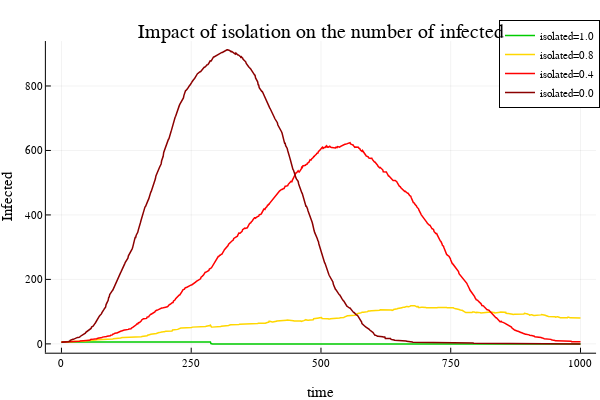

Here is the notebook cell this chart was saved with:
### Code cell
using JLD2, DataFrames , Plots
@load "izolacja.jld2"
x = agents1_df.step
plotly()

Plots.plot(x, agents2_df[:, aggname(:status, infected)],
    linecolor = "#00CC00",
    lw = 1.5,
    ylabel = "Infected",
    xlabel = "time",
    label = "isolated=1.0",
    title = "Impact of isolation on the number of infected")
Plots.plot!(x, agents1_df[:, aggname(:status, infected)],
    linecolor = "#FFD700",
    lw = 1.5,
    label = "isolated=0.8")
Plots.plot!(x, agents3_df[:, aggname(:status, infected)],
    linecolor = "#FF0000",
    lw = 1.5,
    label = "isolated=0.4")
Plots.plot!(x, agents4_df[:, aggname(:status, infected)],
    linecolor = "#8B0000",
    lw = 1.5,
    label = "isolated=0.0")

### Figure 1 — Plotly figure (JSON) as saved in the notebook; plotly's stock layout.template omitted (floating-point values rounded to 4 significant figures; data arrays with more than 128 entries replaced by an {"elided": "..."} marker saying what was removed)
{"data": [{"colorbar": {"title": ""}, "legendgroup": "isolated=1.0", "line": {"color": "rgba(0, 204, 0, 1.000)", "dash": "solid", "shape": "linear", "width": 1.5}, "mode": "lines", "name": "isolated=1.0", "showlegend": true, "type": "scatter", "x": {"elided": "1001 int values"}, "xaxis": "x", "y": {"elided": "1001 int values"}, "yaxis": "y", "zmax": null, "zmin": null}, {"colorbar": {"title": ""}, "legendgroup": "isolated=0.8", "line": {"color": "rgba(255, 215, 0, 1.000)", "dash": "solid", "shape": "linear", "width": 1.5}, "mode": "lines", "name": "isolated=0.8", "showlegend": true, "type": "scatter", "x": {"elided": "1001 int values"}, "xaxis": "x", "y": {"elided": "1001 int values"}, "yaxis": "y", "zmax": null, "zmin": null}, {"colorbar": {"title": ""}, "legendgroup": "isolated=0.4", "line": {"color": "rgba(255, 0, 0, 1.000)", "dash": "solid", "shape": "linear", "width": 1.5}, "mode": "lines", "name": "isolated=0.4", "showlegend": true, "type": "scatter", "x": {"elided": "1001 int values"}, "xaxis": "x", "y": {"elided": "1001 int values"}, "yaxis": "y", "zmax": null, "zmin": null}, {"colorbar": {"title": ""}, "legendgroup": "isolated=0.0", "line": {"color": "rgba(139, 0, 0, 1.000)", "dash": "solid", "shape": "linear", "width": 1.5}, "mode": "lines", "name": "isolated=0.0", "showlegend": true, "type": "scatter", "x": {"elided": "1001 int values"}, "xaxis": "x", "y": {"elided": "1001 int values"}, "yaxis": "y", "zmax": null, "zmin": null}], "layout": {"annotations": [{"font": {"color": "rgba(0, 0, 0, 1.000)", "family": "sans-serif", "size": 20}, "rotation": 0, "showarrow": false, "text": "Impact of isolation on the number of infected", "x": 0.535, "xanchor": "center", "xref": "paper", "y": 1, "yanchor": "top", "yref": "paper"}], "height": 400, "legend": {"bgcolor": "rgba(255, 255, 255, 1.000)", "bordercolor": "rgba(0, 0, 0, 1.000)", "borderwidth": 1, "font": {"color": "rgba(0, 0, 0, 1.000)", "family": "sans-serif", "size": 11}, "title": {"font": {"color": "rgba(0, 0, 0, 1.000)", "family": "sans-serif", "size": 15}, "text": ""}, "tracegroupgap": 0, "traceorder": "normal", "x": 1, "xanchor": "auto", "y": 1, "yanchor": "auto"}, "margin": {"b": 20, "l": 0, "r": 0, "t": 20}, "paper_bgcolor": "rgba(255, 255, 255, 1.000)", "plot_bgcolor": "rgba(255, 255, 255, 1.000)", "showlegend": true, "width": 600, "xaxis": {"anchor": "y", "domain": [0.07647, 0.9934], "gridcolor": "rgba(0, 0, 0, 0.100)", "gridwidth": 0.5, "linecolor": "rgba(0, 0, 0, 1.000)", "mirror": false, "range": [-30, 1030], "showgrid": true, "showline": true, "showticklabels": true, "tickangle": 0, "tickcolor": "rgb(0, 0, 0)", "tickfont": {"color": "rgba(0, 0, 0, 1.000)", "family": "sans-serif", "size": 11}, "tickmode": "array", "ticks": "inside", "ticktext": ["0", "250", "500", "750", "1000"], "tickvals": [0, 250, 500, 750, 1000], "title": "time", "titlefont": {"color": "rgba(0, 0, 0, 1.000)", "family": "sans-serif", "size": 15}, "type": "-", "visible": true, "zeroline": false, "zerolinecolor": "rgba(0, 0, 0, 1.000)"}, "yaxis": {"anchor": "x", "domain": [0.07581, 0.9415], "gridcolor": "rgba(0, 0, 0, 0.100)", "gridwidth": 0.5, "linecolor": "rgba(0, 0, 0, 1.000)", "mirror": false, "range": [-27.36, 939.4], "showgrid": true, "showline": true, "showticklabels": true, "tickangle": 0, "tickcolor": "rgb(0, 0, 0)", "tickfont": {"color": "rgba(0, 0, 0, 1.000)", "family": "sans-serif", "size": 11}, "tickmode": "array", "ticks": "inside", "ticktext": ["0", "200", "400", "600", "800"], "tickvals": [0, 200, 400, 600, 800], "title": "Infected", "titlefont": {"color": "rgba(0, 0, 0, 1.000)", "family": "sans-serif", "size": 15}, "type": "-", "visible": true, "zeroline": false, "zerolinecolor": "rgba(0, 0, 0, 1.000)"}}}
